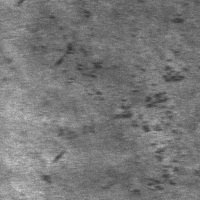
#> input picture steel_yolo/data/train/images/102.jpg, 200 x 200 px
$ python augmentation_demo.py
#> lines starting #> are read from the running program, lines starting #| are printed output that depends on the picture
# -*- coding: utf-8 -*-
"""
钢铁表面缺陷数据集 - 数据增强可视化
功能：实现各种数据增强技术，展示增强效果，帮助理解为什么增强对缺陷检测很重要

运行方式：
    python augmentation_demo.py
"""

import os
import random
import numpy as np
import matplotlib.pyplot as plt
from PIL import Image, ImageEnhance, ImageFilter

plt.rcParams['font.sans-serif'] = ['SimHei', 'Microsoft YaHei']
plt.rcParams['axes.unicode_minus'] = False

# ========== 配置 ==========
DATA_DIR = os.path.join(os.path.dirname(os.path.abspath(__file__)), "data")
IMAGES_DIR = os.path.join(DATA_DIR, "train", "images")
LABELS_DIR = os.path.join(DATA_DIR, "train", "labels")
OUTPUT_DIR = os.path.join(os.path.dirname(os.path.abspath(__file__)), "augmentation_output")

CLASS_NAMES = {
    0: "crazing (龟裂)",
    1: "inclusion (夹杂)",
    2: "pitted_surface (点蚀)",
    3: "scratches (划痕)",
    4: "patches (斑块)",
    5: "rolled-in_scale (氧化铁皮压入)",
}


# ========================================================================
# 第1步：实现基础增强函数
# 每个函数接收一张 PIL Image，返回增强后的 PIL Image
# ========================================================================

def augment_horizontal_flip(img):
    """
    水平翻转
    原理：img.transpose(Image.FLIP_LEFT_RIGHT)
    作用：缺陷可能出现在左右任意位置，翻转不改变缺陷特征
    """
    # TODO: 写一行代码实现水平翻转
    # 提示：使用 img.transpose() 方法，参数是 Image.FLIP_LEFT_RIGHT
    img = img.transpose(1)
    return img


def augment_vertical_flip(img):
    """
    垂直翻转
    原理：img.transpose(Image.FLIP_TOP_BOTTOM)
    作用：钢铁表面缺陷方向不固定，垂直翻转增加方向多样性
    """
    # TODO: 写一行代码实现垂直翻转
    # 提示：使用 img.transpose() 方法，参数是 Image.FLIP_TOP_BOTTOM
    img = img.transpose(2)
    return img


def augment_rotate_90(img):
    """
    旋转90度
    原理：img.rotate(90, expand=False)
    作用：划痕可以是水平/垂直/斜向，旋转让模型学习各种方向
    """
    img = img.rotate(90, expand=False)
    return img


def augment_rotate_random(img):
    """
    随机小角度旋转
    原理：生成 -20 到 20 之间的随机角度，然后 img.rotate(angle)
    作用：模拟相机轻微偏转
    注意：旋转后空白区域用灰色(128)填充，expand=False 保持尺寸不变
    """
    # TODO: 写代码实现随机旋转
    # 提示：
    # 1. angle = random.uniform(-20, 20) 生成随机角度
    # 2. img.rotate(angle, fillcolor=128, expand=False)
    angle = random.uniform(-20,20)
    img = img.rotate(angle,fillcolor=128,expand=False)
    return img


def augment_brightness(img):
    """
    亮度调整
    原理：使用 ImageEnhance.Brightness(img).enhance(factor)
    作用：模拟光照变化，工业相机光源不稳定
    注意：factor < 1 变暗，factor > 1 变亮
    """
    # TODO: 写代码实现亮度调整
    # 提示：
    # 1. factor = random.uniform(0.6, 1.4)  随机亮度因子
    # 2. ImageEnhance.Brightness(img).enhance(factor)
    factor = random.uniform(0.6, 1.4)
    img = ImageEnhance.Brightness(img).enhance(factor)
    return img


def augment_contrast(img):
    """
    对比度调整
    原理：使用 ImageEnhance.Contrast(img).enhance(factor)
    作用：有些缺陷与背景对比度很低，调整对比度可以增强缺陷可见性
    """
    # TODO: 写代码实现对比度调整
    # 提示：和亮度调整类似，用 ImageEnhance.Contrast
    # factor = random.uniform(0.6, 1.5)
    factor = random.uniform(0.6,1.5)
    img = ImageEnhance.Contrast(img).enhance(factor)
    return img


def augment_gaussian_noise(img):
    """
    高斯噪声
    原理：将图片转为 numpy 数组，加上均值为0、标准差为15的高斯噪声，再转回 Image
    作用：模拟传感器噪声，增加模型鲁棒性
    """
    # TODO: 写代码实现高斯噪声
    # 提示：
    # 1. arr = np.array(img, dtype=np.float32)
    # 2. noise = np.random.normal(0, 15, arr.shape)  生成噪声
    # 3. arr = np.clip(arr + noise, 0, 255).astype(np.uint8)  加噪声并裁剪到0-255
    # 4. return Image.fromarray(arr)
    arr = np.array(img,dtype=np.float32)
    noise = np.random.normal(0,15,arr.shape)
    arr = np.clip(arr + noise,0,255).astype(np.uint8)
    img = Image.fromarray(arr)
    return img


def augment_blur(img):
    """
    高斯模糊
    原理：img.filter(ImageFilter.GaussianBlur(radius=1.5))
    作用：模拟相机失焦或运动模糊，让模型不依赖清晰的边缘特征
    """
    # TODO: 写一行代码实现高斯模糊
    # 提示：使用 img.filter() 方法，参数是 ImageFilter.GaussianBlur(radius=1.5)
    img = img.filter(ImageFilter.GaussianBlur(radius=1.5))
    return img


def augment_sharpen(img):
    """
    锐化
    原理：img.filter(ImageFilter.SHARPEN)
    作用：增强缺陷边缘，使裂纹、划痕更清晰
    """
    # TODO: 写一行代码实现锐化
    # 提示：使用 img.filter() 方法，参数是 ImageFilter.SHARPEN
    img = img.filter(ImageFilter.SHARPEN)
    return img


def augment_random_erasing(img):
    """
    随机擦除
    原理：在图片上随机画1-3个灰色/彩色矩形方块，遮挡部分区域
    作用：迫使模型学习更多特征，防止过拟合（不能只看局部特征就判断）
    """
    # TODO: 写代码实现随机擦除
    # 提示：
    # 1. arr = np.array(img).copy()  复制一份（别改原图）
    # 2. h, w = arr.shape[:2]  获取高宽
    # 3. for _ in range(random.randint(1, 3)):  随机擦除1-3个区域
    #    - eh = random.randint(h // 8, h // 4)  擦除区域高度
    #    - ew = random.randint(w // 8, w // 4)  擦除区域宽度
    #    - ey = random.randint(0, h - eh)  随机y位置
    #    - ex = random.randint(0, w - ew)  随机x位置
    #    - arr[ey:ey + eh, ex:ex + ew] = random.randint(0, 255)  用随机颜色填充
    # 4. return Image.fromarray(arr)
    arr = np.array(img).copy()
    h,w = arr.shape[:2]
    for _ in range(random.randint(1,3)):
        eh = random.randint(h // 8,h // 4)
        ew = random.randint(w // 8, w // 4)
        ey = random.randint(0, h - eh)
        ex = random.randint(0, w - ew)
        arr[ey:ey + eh, ex:ex + ew] = random.randint(0, 255)
    img = Image.fromarray(arr)
    return img


def augment_scale(img):
    """
    随机缩放
    原理：随机缩放图片到 0.7~1.3 倍，然后中心裁剪/填充回原始尺寸
    作用：模拟不同拍摄距离，缺陷在图中大小变化
    """
    w, h = img.size
    scale = random.uniform(0.7, 1.3)
    new_w, new_h = int(w * scale), int(h * scale)
    scaled = img.resize((new_w, new_h), Image.LANCZOS)

    if scale < 1:
        # 缩小了，用灰色底图居中粘贴
        result = Image.new(img.mode, (w, h), 128)
        paste_x = (w - new_w) // 2
        paste_y = (h - new_h) // 2
        result.paste(scaled, (paste_x, paste_y))
    else:
        # 放大了，中心裁剪回原始尺寸
        crop_x = (new_w - w) // 2
        crop_y = (new_h - h) // 2
        result = scaled.crop((crop_x, crop_y, crop_x + w, crop_y + h))
    return result


# ========================================================================
# 第2步：Mosaic 数据增强
# YOLO 最核心的增强技术：将4张不同的图拼成1张
# ========================================================================

def augment_mosaic(images_dir, exclude_name=None):
    """
    Mosaic 数据增强：随机选4张图拼成2x2的大图

    优点：
    1. 一张训练图包含4种不同场景，大幅增加数据多样性
    2. 增强 BatchNorm 效果（相当于变相增大 batch size）
    3. 小目标出现概率提高，提升小目标检测能力
    """
    all_images = [f for f in os.listdir(images_dir) if f.endswith(('.jpg', '.png'))]
    if exclude_name:
        all_images = [f for f in all_images if f != exclude_name]
    if len(all_images) < 4:
        return None

    selected = random.sample(all_images, 4)
    target_size = 200
    mosaic = Image.new('RGB', (target_size * 2, target_size * 2))

    for i, img_name in enumerate(selected):
        img = Image.open(os.path.join(images_dir, img_name)).convert('RGB')
        img = img.resize((target_size, target_size), Image.LANCZOS)
        row, col = divmod(i, 2)
        mosaic.paste(img, (col * target_size, row * target_size))
    return mosaic


# ========================================================================
# 第3步：可视化 - 单张图片的增强效果展示
# ========================================================================

def demo_single_augmentations(image_path, output_dir):
    """
    展示同一张图片经过12种不同增强后的效果
    输出一张 3行4列 的大图
    """
#> called with image_path = 'steel_yolo/data/train/images/102.jpg', output_dir = 'steel_yolo/augmentation_output'
    img = Image.open(image_path).convert('RGB')
#> img is the input picture: PIL image 200x200 RGB; min 51, max 211, mean 119.3
    basename = os.path.splitext(os.path.basename(image_path))[0]

    # 定义所有增强方法: (名称, 函数, 说明文字)
    augmentations = [
        ("原图", None, "原始钢铁表面图片"),
        ("水平翻转", augment_horizontal_flip, "缺陷左右位置不固定"),
        ("垂直翻转", augment_vertical_flip, "钢铁缺陷方向不固定"),
        ("旋转90度", augment_rotate_90, "划痕可以是水平/垂直/斜向"),
        ("随机旋转", augment_rotate_random, "模拟相机轻微偏转(-20~+20度)"),
        ("亮度调整", augment_brightness, "模拟光照变化"),
        ("对比度调整", augment_contrast, "增强缺陷可见性"),
        ("高斯噪声", augment_gaussian_noise, "模拟传感器噪声"),
        ("模糊", augment_blur, "模拟相机失焦"),
        ("锐化", augment_sharpen, "增强缺陷边缘"),
        ("随机擦除", augment_random_erasing, "遮挡部分区域防止过拟合"),
        ("缩放变换", augment_scale, "模拟不同拍摄距离"),
    ]

    # 创建 3行4列 的子图画布
    fig, axes = plt.subplots(3, 4, figsize=(16, 12))
    fig.suptitle(f"数据增强效果展示 - {basename}", fontsize=16, fontweight='bold')

    # 用 for 循环遍历 augmentations，对每个增强：
    for idx, (name, aug_fn, desc) in enumerate(augmentations):
        row, col = divmod(idx, 4)
        ax = axes[row, col]
        if aug_fn is None:
            display_img = img
        else:
            display_img = aug_fn(img.copy())
        ax.imshow(display_img)
        ax.set_title(name, fontsize=11)
        ax.set_xlabel(desc, fontsize=8, color='gray')
        ax.set_xticks([])
        ax.set_yticks([])

    # 保存图片
    plt.tight_layout()
    plt.savefig(os.path.join(output_dir, f"augmentation_demo_{basename}.png"), dpi=150)
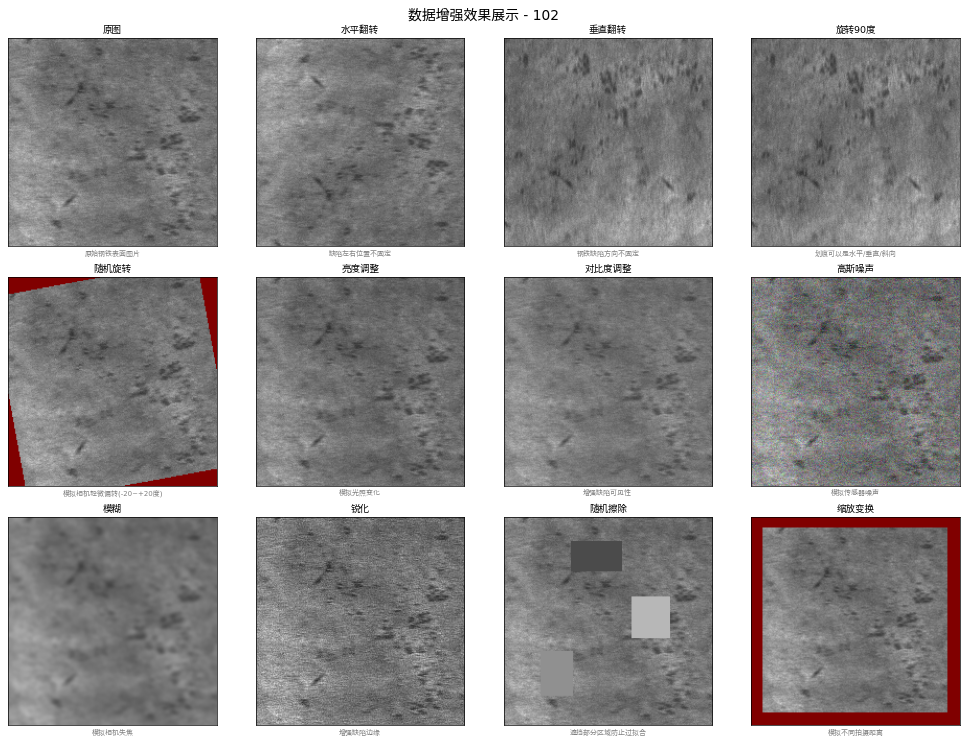
#> figure drawn by matplotlib, 12 panels
    plt.close()
    print(f"[OK] 单图增强展示 -> {output_dir}/augmentation_demo_{basename}.png")


# ========================================================================
# 第4步：可视化 - Mosaic 增强效果展示
# ========================================================================

def demo_mosaic(images_dir, output_dir):
    """
    展示3组 Mosaic 增强效果（每组都是随机选4张图拼成的）
    """
    # 创建 1行3列 的子图
    fig, axes = plt.subplots(1, 3, figsize=(18, 6))
    fig.suptitle("Mosaic 数据增强 - YOLO核心增强技术", fontsize=16, fontweight='bold')

    # 循环3次，每次调用 augment_mosaic() 生成一组 Mosaic 图并显示
    for i in range(3):
        mosaic = augment_mosaic(images_dir)
        if mosaic is not None:
            axes[i].imshow(mosaic)
            axes[i].set_title(f"Mosaic 样本 {i + 1}")
            axes[i].set_xticks([])
            axes[i].set_yticks([])

    # 保存图片
    plt.tight_layout()
    plt.savefig(os.path.join(output_dir, "mosaic_demo.png"), dpi=150)
    plt.close()
    print(f"[OK] Mosaic增强展示 -> {output_dir}/mosaic_demo.png")


# ========================================================================
# 第5步：可视化 - 随机增强组合对比
# ========================================================================

def demo_augmentation_combination(images_dir, output_dir):
    """
    展示同一张图经过多次随机增强组合后的效果
    说明：每次运行结果不同，体现增强的随机性
    """
#> called with images_dir = 'steel_yolo/data/train/images', output_dir = 'steel_yolo/augmentation_output'
    all_images = [f for f in os.listdir(images_dir) if f.endswith(('.jpg', '.png'))]
    if not all_images:
        print("[!] 图片目录为空")
        return

    # 随机选一张图
    img_name = random.choice(all_images)
    img = Image.open(os.path.join(images_dir, img_name)).convert('RGB')
    basename = os.path.splitext(img_name)[0]

    # 创建 2行5列 的子图
    fig, axes = plt.subplots(2, 5, figsize=(20, 8))
    fig.suptitle(f"随机增强组合 - 同一张图每次增强结果不同 ({img_name})", fontsize=14, fontweight='bold')

    # 所有可用的增强函数列表
    all_augments = [
        augment_horizontal_flip, augment_vertical_flip,
        augment_rotate_random, augment_brightness, augment_contrast,
        augment_gaussian_noise, augment_blur, augment_random_erasing,
        augment_scale,
    ]

    # 第一行 - 原图 + 4个单次增强
    axes[0, 0].imshow(img)
    axes[0, 0].set_title("原图", fontsize=11, fontweight='bold')
    axes[0, 0].set_xticks([])
    axes[0, 0].set_yticks([])
    for i in range(1, 5):
        aug_fn = random.choice(all_augments)
        augmented = aug_fn(img.copy())
        axes[0, i].imshow(augmented)
        axes[0, i].set_title(f"单次增强 {i}", fontsize=10)
        axes[0, i].set_xticks([])
        axes[0, i].set_yticks([])
#> this loop made 4 passes
#> pass 1, in augment_gaussian_noise (call 2), `arr = np.clip(arr + noise,0,255).astype(np.uint8)`:
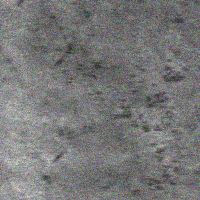
#> arr: shape (200, 200, 3); mean R, G, B 118.7, 118.7, 118.9
#> pass 2, in augment_random_erasing (call 2), `img = Image.fromarray(arr)`:
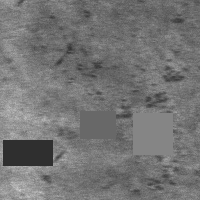
#> img: PIL image 200x200 RGB; min 47, max 211, mean 116

    # 第二行 - 5个组合增强（连续应用2-4个增强）
    for i in range(5):
        combined = img.copy()
        n_augs = random.randint(2, 4)
        selected = random.sample(all_augments, n_augs)
        for aug_fn in selected:
            combined = aug_fn(combined)
        axes[1, i].imshow(combined)
        axes[1, i].set_title(f"组合增强 {i + 1}", fontsize=10)
        axes[1, i].set_xticks([])
        axes[1, i].set_yticks([])
#> this loop made 5 passes
#> pass 1, in augment_random_erasing (call 3), `img = Image.fromarray(arr)`:
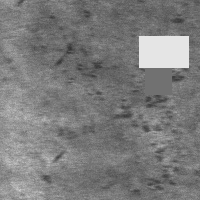
#> img: PIL image 200x200 RGB; min 51, max 229, mean 123.7
#> pass 1, in augment_gaussian_noise (call 3), `arr = np.clip(arr + noise,0,255).astype(np.uint8)`:
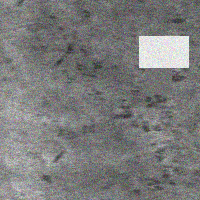
#> arr: shape (200, 200, 3); mean R, G, B 123.2, 123.3, 123.1
#> pass 1, in augment_vertical_flip (call 2), `img = img.transpose(2)`:
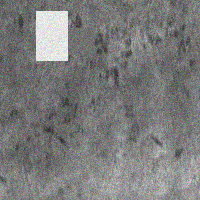
#> img: PIL image 200x200 RGB; mean R, G, B 123.2, 123.3, 123.1

    # 保存图片
    plt.tight_layout()
    plt.savefig(os.path.join(output_dir, f"augmentation_combination_{basename}.png"), dpi=150)
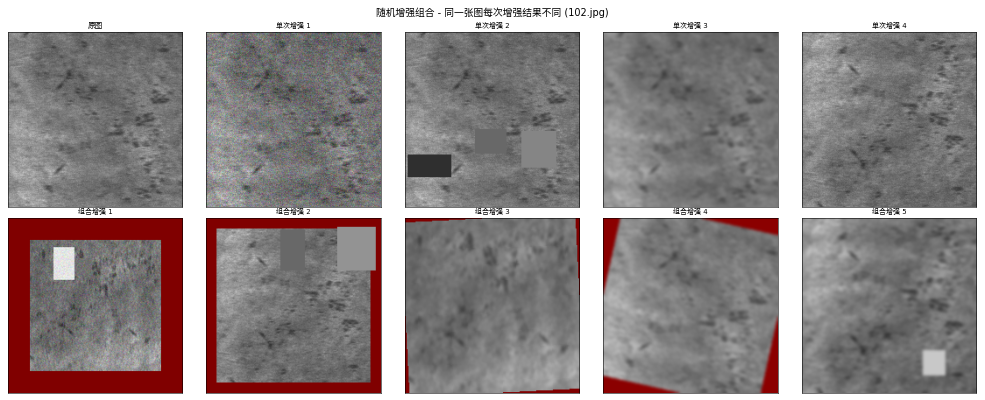
#> figure drawn by matplotlib, 10 panels
    plt.close()
    print(f"[OK] 增强组合对比 -> {output_dir}/augmentation_combination_{basename}.png")


# ========================================================================
# 主函数
# ========================================================================

if __name__ == "__main__":
    os.makedirs(OUTPUT_DIR, exist_ok=True)

    # 随机选一张示例图片
    all_images = [f for f in os.listdir(IMAGES_DIR) if f.endswith(('.jpg', '.png'))]
    if not all_images:
        print("[!] 未找到图片，请检查路径")
        exit()

    sample_image = os.path.join(IMAGES_DIR, random.choice(all_images))
    print(f"示例图片: {sample_image}")
    print(f"输出目录: {OUTPUT_DIR}")
    print()

    print("[1/3] 生成单图增强效果展示...")
    demo_single_augmentations(sample_image, OUTPUT_DIR)

    print("[2/3] 生成 Mosaic 增强展示...")
    demo_mosaic(IMAGES_DIR, OUTPUT_DIR)

    print("[3/3] 生成随机增强组合对比...")
    demo_augmentation_combination(IMAGES_DIR, OUTPUT_DIR)

    print()
    print("=" * 60)
    print(f"全部完成! 增强可视化结果已保存到: {OUTPUT_DIR}")
    print("=" * 60)
